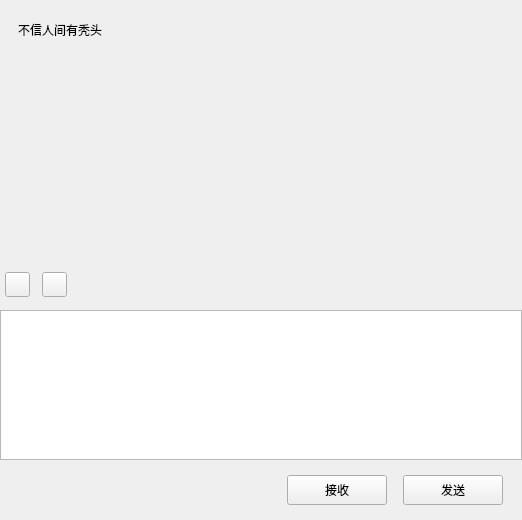
<?xml version="1.0" encoding="UTF-8"?>
<ui version="4.0">
 <class>PageChat</class>
 <widget class="QWidget" name="PageChat">
  <property name="geometry">
   <rect>
    <x>0</x>
    <y>0</y>
    <width>522</width>
    <height>520</height>
   </rect>
  </property>
  <property name="windowTitle">
   <string>Form</string>
  </property>
  <layout class="QGridLayout" name="gridLayout">
   <property name="leftMargin">
    <number>0</number>
   </property>
   <property name="topMargin">
    <number>0</number>
   </property>
   <property name="rightMargin">
    <number>0</number>
   </property>
   <property name="bottomMargin">
    <number>0</number>
   </property>
   <property name="spacing">
    <number>0</number>
   </property>
   <item row="0" column="0">
    <widget class="QWidget" name="widget_chat_data" native="true">
     <layout class="QVBoxLayout" name="verticalLayout_3">
      <property name="spacing">
       <number>0</number>
      </property>
      <property name="leftMargin">
       <number>0</number>
      </property>
      <property name="topMargin">
       <number>0</number>
      </property>
      <property name="rightMargin">
       <number>0</number>
      </property>
      <property name="bottomMargin">
       <number>0</number>
      </property>
      <item>
       <widget class="QWidget" name="widget_title" native="true">
        <property name="minimumSize">
         <size>
          <width>0</width>
          <height>60</height>
         </size>
        </property>
        <property name="maximumSize">
         <size>
          <width>16777215</width>
          <height>60</height>
         </size>
        </property>
        <layout class="QHBoxLayout" name="horizontalLayout_3">
         <item>
          <widget class="QWidget" name="widget_5" native="true">
           <layout class="QHBoxLayout" name="horizontalLayout_4">
            <item>
             <widget class="QLabel" name="label_title">
              <property name="text">
               <string>不信人间有秃头</string>
              </property>
             </widget>
            </item>
           </layout>
          </widget>
         </item>
        </layout>
       </widget>
      </item>
      <item>
       <widget class="QWidget" name="widget_chat_data_list" native="true"/>
      </item>
      <item>
       <widget class="QWidget" name="widget_tool" native="true">
        <property name="minimumSize">
         <size>
          <width>0</width>
          <height>50</height>
         </size>
        </property>
        <property name="maximumSize">
         <size>
          <width>16777215</width>
          <height>50</height>
         </size>
        </property>
        <layout class="QHBoxLayout" name="horizontalLayout_5">
         <property name="spacing">
          <number>7</number>
         </property>
         <property name="leftMargin">
          <number>0</number>
         </property>
         <property name="topMargin">
          <number>0</number>
         </property>
         <property name="rightMargin">
          <number>0</number>
         </property>
         <property name="bottomMargin">
          <number>0</number>
         </property>
         <item>
          <spacer name="horizontalSpacer_2">
           <property name="orientation">
            <enum>Qt::Horizontal</enum>
           </property>
           <property name="sizeType">
            <enum>QSizePolicy::Fixed</enum>
           </property>
           <property name="sizeHint" stdset="0">
            <size>
             <width>5</width>
             <height>20</height>
            </size>
           </property>
          </spacer>
         </item>
         <item>
          <widget class="QPushButton" name="pushButton_emo">
           <property name="minimumSize">
            <size>
             <width>25</width>
             <height>25</height>
            </size>
           </property>
           <property name="maximumSize">
            <size>
             <width>25</width>
             <height>25</height>
            </size>
           </property>
           <property name="text">
            <string/>
           </property>
          </widget>
         </item>
         <item>
          <spacer name="horizontalSpacer_3">
           <property name="orientation">
            <enum>Qt::Horizontal</enum>
           </property>
           <property name="sizeType">
            <enum>QSizePolicy::Fixed</enum>
           </property>
           <property name="sizeHint" stdset="0">
            <size>
             <width>5</width>
             <height>20</height>
            </size>
           </property>
          </spacer>
         </item>
         <item>
          <widget class="QPushButton" name="pushButton_file">
           <property name="minimumSize">
            <size>
             <width>25</width>
             <height>25</height>
            </size>
           </property>
           <property name="maximumSize">
            <size>
             <width>25</width>
             <height>25</height>
            </size>
           </property>
           <property name="text">
            <string/>
           </property>
          </widget>
         </item>
         <item>
          <spacer name="horizontalSpacer_4">
           <property name="orientation">
            <enum>Qt::Horizontal</enum>
           </property>
           <property name="sizeHint" stdset="0">
            <size>
             <width>40</width>
             <height>20</height>
            </size>
           </property>
          </spacer>
         </item>
        </layout>
       </widget>
      </item>
      <item>
       <widget class="QTextEdit" name="textEdit_chat">
        <property name="minimumSize">
         <size>
          <width>0</width>
          <height>150</height>
         </size>
        </property>
        <property name="maximumSize">
         <size>
          <width>16777215</width>
          <height>150</height>
         </size>
        </property>
       </widget>
      </item>
      <item>
       <widget class="QWidget" name="widget_send" native="true">
        <property name="minimumSize">
         <size>
          <width>0</width>
          <height>60</height>
         </size>
        </property>
        <property name="maximumSize">
         <size>
          <width>16777215</width>
          <height>60</height>
         </size>
        </property>
        <layout class="QHBoxLayout" name="horizontalLayout_6">
         <item>
          <spacer name="horizontalSpacer_6">
           <property name="orientation">
            <enum>Qt::Horizontal</enum>
           </property>
           <property name="sizeHint" stdset="0">
            <size>
             <width>48</width>
             <height>20</height>
            </size>
           </property>
          </spacer>
         </item>
         <item>
          <widget class="QPushButton" name="pushButton_receive">
           <property name="minimumSize">
            <size>
             <width>100</width>
             <height>30</height>
            </size>
           </property>
           <property name="maximumSize">
            <size>
             <width>100</width>
             <height>30</height>
            </size>
           </property>
           <property name="text">
            <string>接收</string>
           </property>
          </widget>
         </item>
         <item>
          <spacer name="horizontalSpacer_5">
           <property name="orientation">
            <enum>Qt::Horizontal</enum>
           </property>
           <property name="sizeType">
            <enum>QSizePolicy::Fixed</enum>
           </property>
           <property name="sizeHint" stdset="0">
            <size>
             <width>10</width>
             <height>20</height>
            </size>
           </property>
          </spacer>
         </item>
         <item>
          <widget class="QPushButton" name="pushButton_send">
           <property name="minimumSize">
            <size>
             <width>100</width>
             <height>30</height>
            </size>
           </property>
           <property name="maximumSize">
            <size>
             <width>100</width>
             <height>30</height>
            </size>
           </property>
           <property name="text">
            <string>发送</string>
           </property>
          </widget>
         </item>
         <item>
          <spacer name="horizontalSpacer_7">
           <property name="orientation">
            <enum>Qt::Horizontal</enum>
           </property>
           <property name="sizeType">
            <enum>QSizePolicy::Fixed</enum>
           </property>
           <property name="sizeHint" stdset="0">
            <size>
             <width>10</width>
             <height>20</height>
            </size>
           </property>
          </spacer>
         </item>
        </layout>
       </widget>
      </item>
     </layout>
    </widget>
   </item>
  </layout>
 </widget>
 <resources/>
 <connections/>
</ui>
